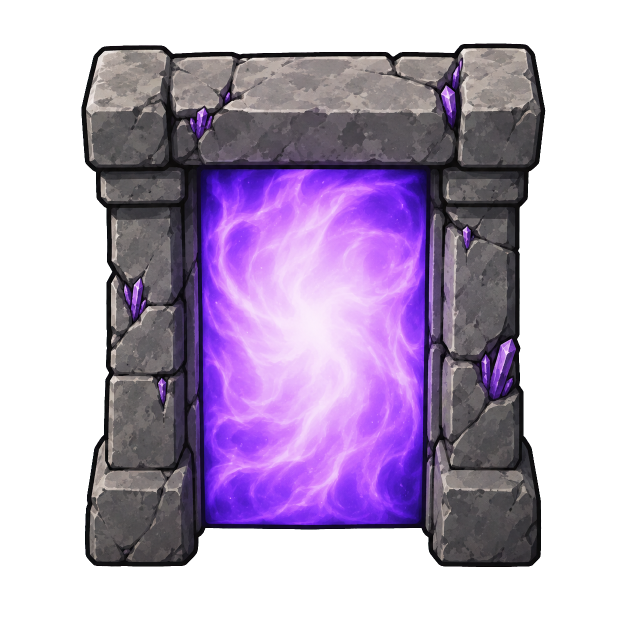
#> input picture Spatialist/Art/raw/gate_v2_keyed.png, 1254 x 1254 px, given in place of Skipdoor.png, which was not available (shown at 1/2 size)
$ python make_refs.py out.png
#> lines starting #> are read from the running program, lines starting #| are printed output that depends on the picture
# Builds Codex reference images from VPE textures (local reference only, never shipped).
import sys
from PIL import Image
W = "C:/Program Files (x86)/Steam/steamapps/workshop/content/294100/2842502659/Textures/"
out = sys.argv[1]
icons = ["Skipdoor", "Farskip", "ChaosSkip", "Wallraise", "Skip", "ResourceSkip"]
sheet = Image.new("RGB", (3 * 300, 2 * 300), "white")
#> sheet: PIL image 900x600 RGB; every value is 255
for i, n in enumerate(icons):
    im = Image.open(W + f"Abilities/Skipmaster/{n}.png").convert("RGBA").resize((256, 256), Image.LANCZOS)
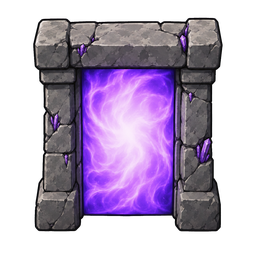
#> im: PIL image 256x256 RGBA; mean R, G, B, A 69.1, 52.9, 80.7, 139.4; transparent parts drawn white
    sheet.paste(im, ((i % 3) * 300 + 22, (i // 3) * 300 + 22), im)
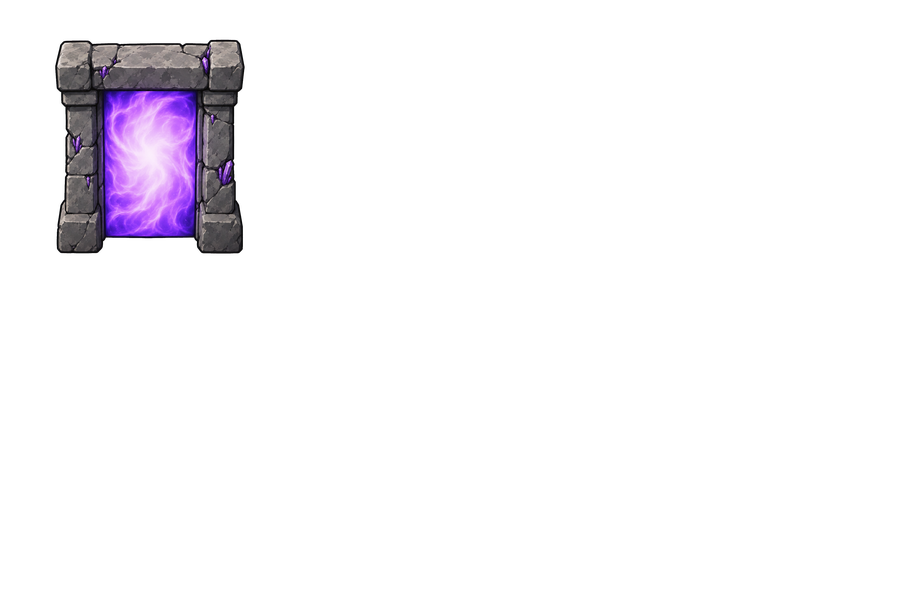
#> sheet: PIL image 900x600 RGB; mean R, G, B 246.5, 244.5, 247.9
#> pass 2 of the loop `for i, n in enumerate(icons):`:
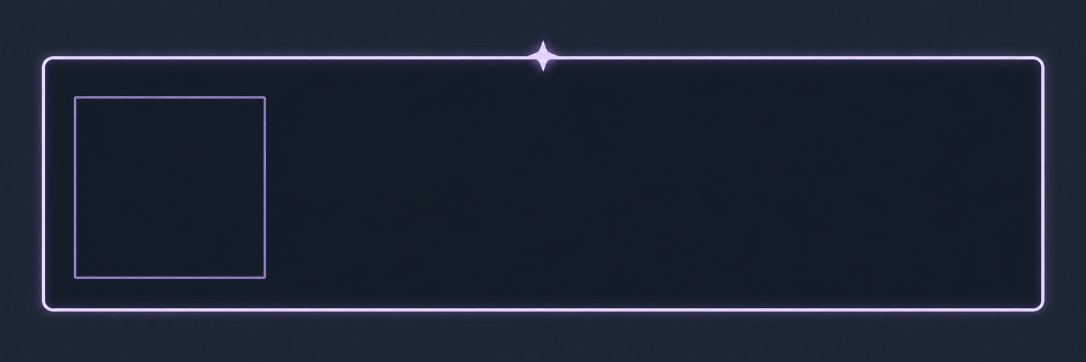
#> input picture Spatialist/Art/raw/ws_card_v1.png, 2172 x 724 px, given in place of Farskip.png, which was not available (shown at 1/2 size)
#> `im = Image.open(W + f"Abilities/Skipmaster/{n}.png").convert("RGBA").r..`:
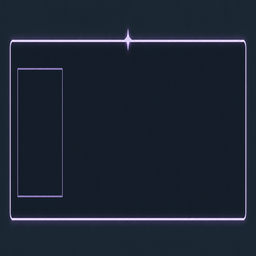
#> im: PIL image 256x256 RGBA; mean R, G, B, A 28.6, 37.4, 51, 255
#> `sheet.paste(im, ((i % 3) * 300 + 22, (i // 3) * 300 + 22), im)`:
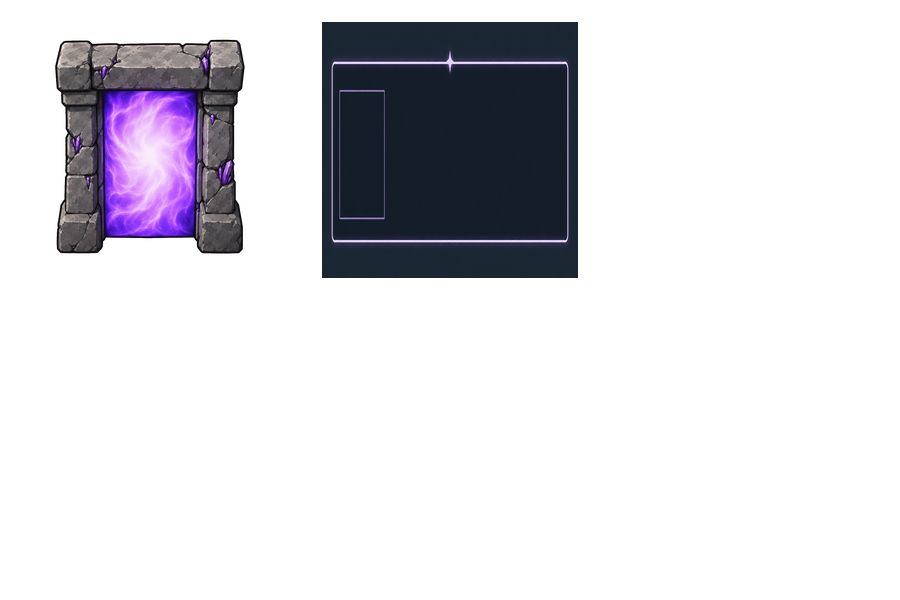
#> sheet: PIL image 900x600 RGB; mean R, G, B 219, 218.1, 223.1
#> (the run stopped early here; a loop or call above may not have finished)
